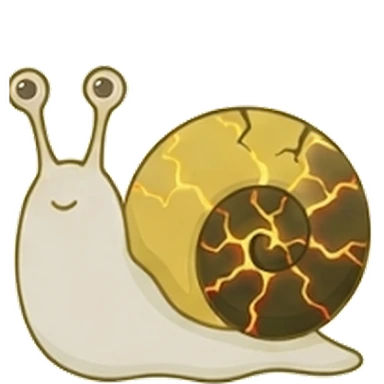
#> input picture art/abyss_1.webp, 384 x 384 px; its folder holds only this picture in this run
$ python slice_hero_pose.py art/abyss_1.webp
#> lines starting #> are read from the running program, lines starting #| are printed output that depends on the picture; after the words box and inside, x2 and y2 are one past the last pixel; in counts of white or black regions, pixels touching at a corner belong together
# -*- coding: utf-8 -*-
"""갑옷 주인공 시트(마젠타 봉을 쥔 다람쥐 3마리) → heroW_*.webp + 파지 좌표.

   왜 이렇게 하나 :
     갑옷 그림 6종이 '두 팔을 내린' 자세로 그려져 있었다. 맨몸 그림만 주먹을 들고 있었다.
     그래서 손 좌표가 가슴팍에 찍히고 손·무기가 엉뚱한 데 붙었다(S22+ 화면에서 확인).
     참고로 받은 상용 2D 스프라이트 시트 7종은 전부 '그 무기를 드는 자세로 팔이 그려져'
     있다 — 고정된 주먹에 무기를 갖다 붙인 건 하나도 없다.
   마젠타 봉이 자(ruler)다. 봉을 지우면 쥐는 점·자루 각도·굵기가 그림에서 그대로 나온다."""
from PIL import Image
import numpy as np, json, sys, os
from collections import deque

def runs0(mask,H,W):
    cols=mask.sum(0); out=[];cur=None
    for x in range(W):
        if cols[x]>H*0.05: cur=[x,x] if cur is None else [cur[0],x]
        elif cur: out.append(cur); cur=None
    if cur: out.append(cur)
    return out

BASE_F = 112/120.0
TILTED = True   # 기울어진 봉도 처리
OUT    = 192

def cut(src, keys, meta_out):
#> called with src = 'art/abyss_1.webp', meta_out = 'art/hero_grip.json'
    im=Image.open(src).convert('RGB'); a=np.array(im).astype(int); H,W,_=a.shape
#> after `im = Image.open(src).convert('RGB')`:
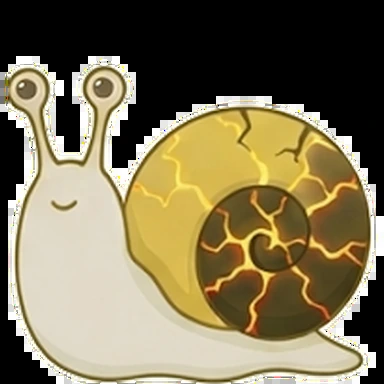
#> im: PIL image 384x384 RGB; mean R, G, B 127.7, 116.6, 85.9
#> after `H, W, _ = a.shape`: H = 384; W = 384
    R,G,B=a[:,:,0],a[:,:,1],a[:,:,2]
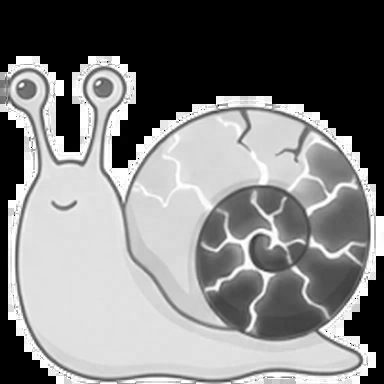
#> R: shape (384, 384) int64; min 0, max 255, mean 127.7
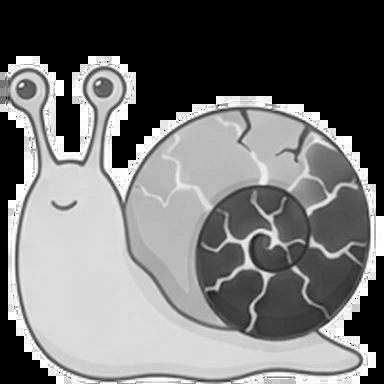
#> G: shape (384, 384) int64; min 0, max 255, mean 116.6
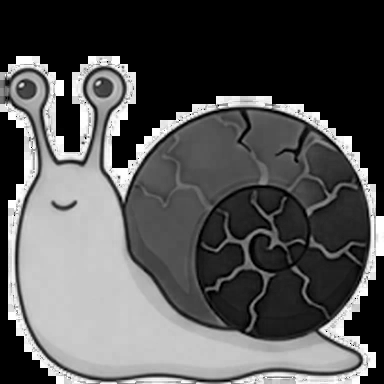
#> B: shape (384, 384) int64; min 0, max 255, mean 85.9
    magcore=(R>110)&(B>110)&((R-G)>45)&((B-G)>45)   # 진짜 봉 (측정용)
#> magcore: shape (384, 384) bool; every value is 0
    mag=magcore.copy()
    # 봉 가장자리의 흐린 분홍/연보라 잔티까지 잡는다 — 안 그러면 세로 띠가 남는다
    soft=(R>150)&(B>150)&((R-G)>16)&((B-G)>16)
    grow=mag.copy()
    for _ in range(3):
        g2=grow.copy()
        g2[1:,:]|=grow[:-1,:]; g2[:-1,:]|=grow[1:,:]
        g2[:,1:]|=grow[:,:-1]; g2[:,:-1]|=grow[:,1:]
        grow=g2
    mag = mag | (grow & soft)
    # 봉 둘레의 '연보라 후광'은 흰색 판정에도 안 걸리고 마젠타에도 안 걸린다.
    #   크림색 얼굴(R>G>B)과 달리 후광은 파랑이 빨강 이상(B>=R)이다 — 그걸로 가른다.
    #   봉의 x 띠 안에서만 적용해 얼굴·배를 건드리지 않는다.
    pale=(R>196)&(G>190)&(B>200)&(B>=R)
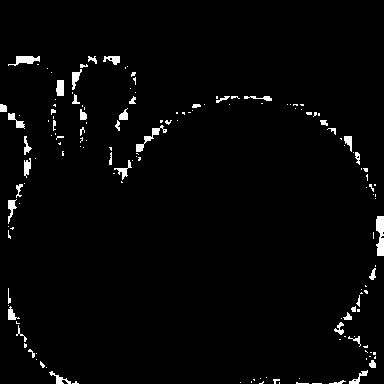
#> pale: shape (384, 384) bool; 2.3% white; 155 white regions (109 under 20 px), largest, box (x1, y1, x2, y2) and area: (376, 216, 384, 256) 258, (136, 125, 167, 152) 180, (8, 56, 40, 66) 170
    band=np.zeros((H,W),bool)
    for _r in runs0(magcore,H,W):
        band[:, max(0,_r[0]-14):min(W,_r[1]+15)]=True
#> this loop made 0 passes
    mag = mag | (band & pale)
    wht=(R>236)&(G>236)&(B>236)
#> wht: shape (384, 384) bool; 4.3% white; 236 white regions (192 under 20 px), largest, box (x1, y1, x2, y2) and area: (8, 152, 35, 210) 414, (8, 311, 49, 368) 403, (376, 216, 384, 256) 305
    # 가장자리에서 흘러온 흰색만 배경
    bg=np.zeros((H,W),bool); q=deque()
    for x in range(W):
        for y in (0,H-1):
            if wht[y,x] and not bg[y,x]: bg[y,x]=True; q.append((y,x))
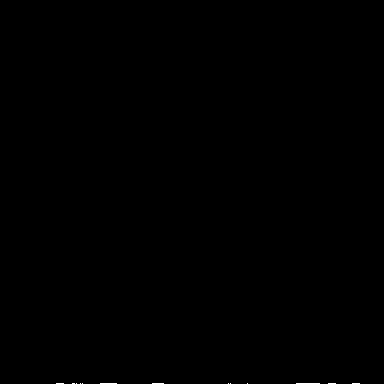
#> bg: shape (384, 384) bool; 0.06% white in thin lines or dots, all inside (x1, y1, x2, y2) = (56, 383, 360, 384)
    for y in range(H):
        for x in (0,W-1):
            if wht[y,x] and not bg[y,x]: bg[y,x]=True; q.append((y,x))
#> bg: shape (384, 384) bool; 0.09% white in thin lines or dots, all inside (x1, y1, x2, y2) = (56, 216, 384, 384)
    while q:
        cy,cx=q.popleft()
        for dy,dx in ((1,0),(-1,0),(0,1),(0,-1)):
            ny,nx=cy+dy,cx+dx
            if 0<=ny<H and 0<=nx<W and wht[ny,nx] and not bg[ny,nx]:
                bg[ny,nx]=True; q.append((ny,nx))
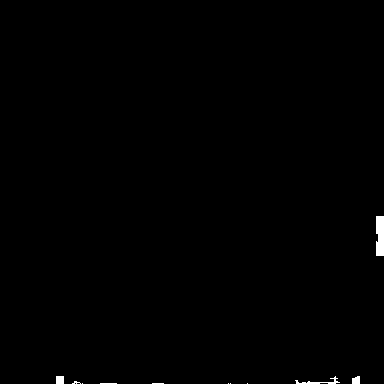
#> bg: shape (384, 384) bool; 0.39% white; 11 white regions (7 under 20 px), largest, box (x1, y1, x2, y2) and area: (376, 216, 384, 256) 305, (295, 376, 340, 384) 98, (56, 376, 64, 384) 64, (352, 376, 360, 384) 56
    fg = ~bg & ~mag                      # 캐릭터(봉 제외)

    # 마젠타 기둥으로 칸을 나눈다 — 각 캐릭터마다 봉이 하나씩 있다
    cols=magcore.sum(0); runs=[];cur=None
#> after `cols = magcore.sum(0)`: cols = 384 values from 0 to 0
    for x in range(W):
        if cols[x]>H*0.05: cur=[x,x] if cur is None else [cur[0],x]
        elif cur: runs.append(cur); cur=None
#> after the loop, runs = []
    if cur: runs.append(cur)
    assert len(runs)==len(keys), '마젠타 봉 %d개 (기대 %d)'%(len(runs),len(keys))

    centers=[(r[0]+r[1])/2.0 for r in runs]
#> centers = []
    # ★ 칸은 '봉 간격'이 아니라 '캐릭터 덩어리'로 나눈다.
    #    봉이 캐릭터 왼쪽에 치우쳐 있어서 간격으로 자르면 옆 캐릭터를 물어 온다(실제로 그랬다).
    #    캐릭터(봉 제외) 세로투영의 빈 구간을 경계로 삼는다.
    colf=fg.sum(0); thr=H*0.01
#> after `colf = fg.sum(0)`: colf = 384 values, max 384 at index 0, min 344 at index 378, mean 382.5
#> after `thr = H * 0.01`: thr = 3.84
    cr=[];cur=None
    for x in range(W):
        if colf[x]>thr: cur=[x,x] if cur is None else [cur[0],x]
        elif cur:
            if cur[1]-cur[0]>W*0.05: cr.append(cur)
            cur=None
#> after the loop, cr = []; cur = [0, 383]
    if cur and cur[1]-cur[0]>W*0.05: cr.append(cur)
    # 봉과 캐릭터가 붙어 한 덩어리면 그대로, 아니면 가까운 것끼리 합친다
    mg=[]
    for r in cr:
        if mg and r[0]-mg[-1][1] < W*0.03: mg[-1][1]=r[1]
        else: mg.append(list(r))
#> this loop made 1 pass
#> after the loop, mg = [[0, 383]]
    if len(mg)!=len(keys):
#> (the run stopped early here; a loop or call above may not have finished)
